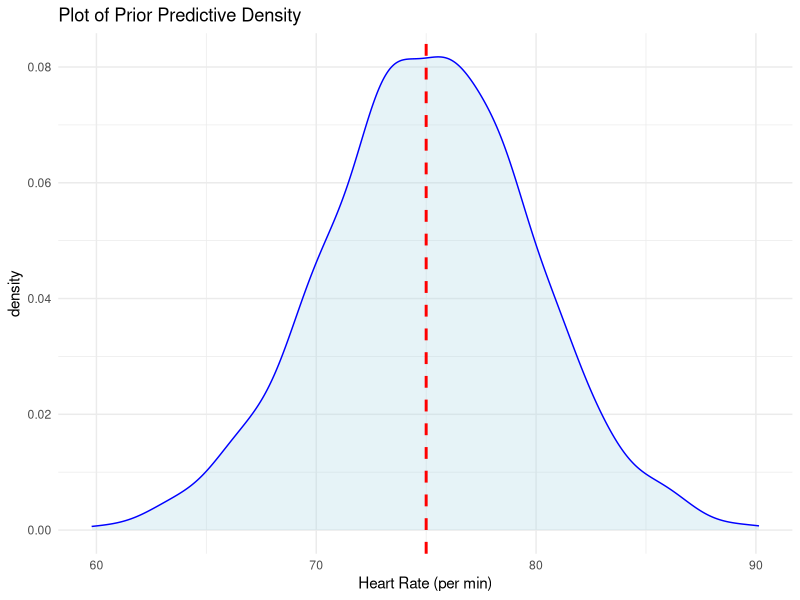
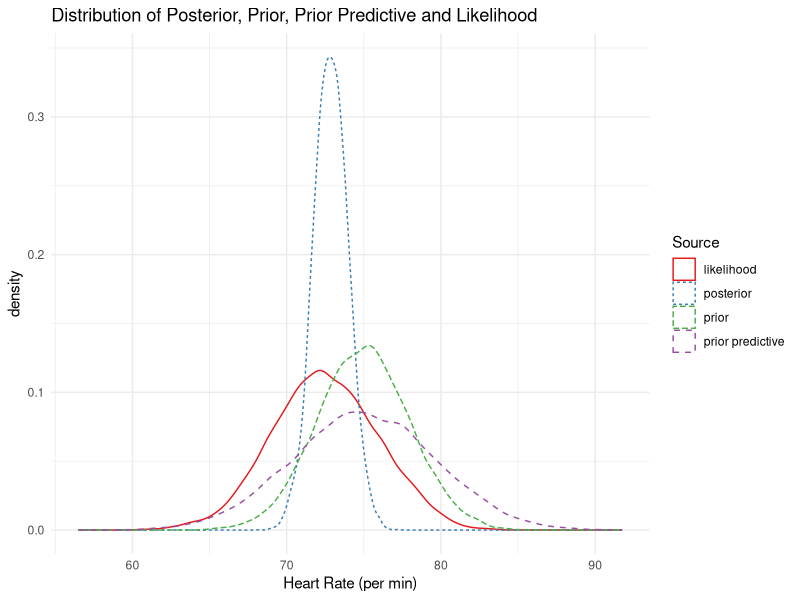
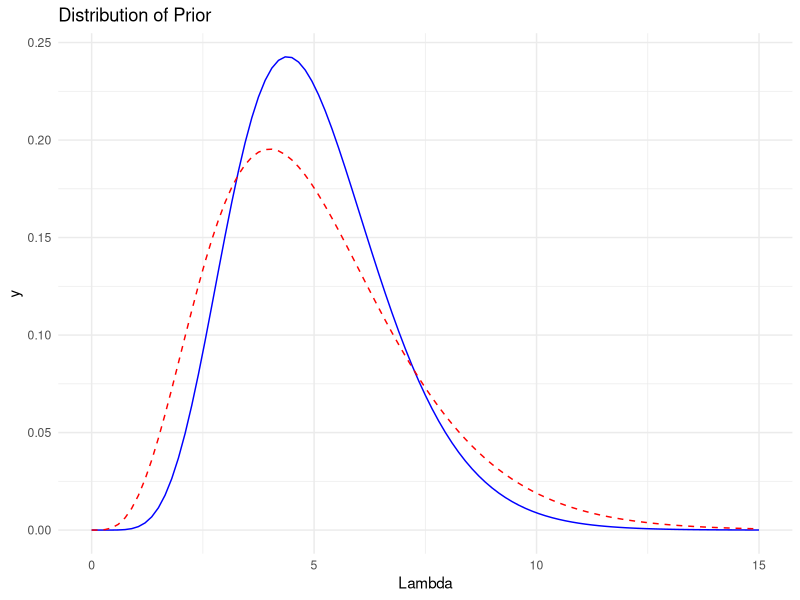
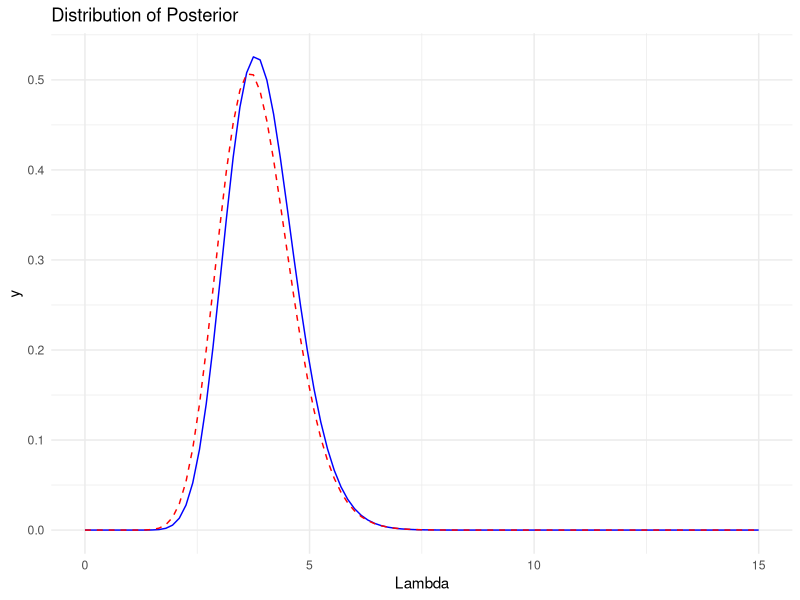
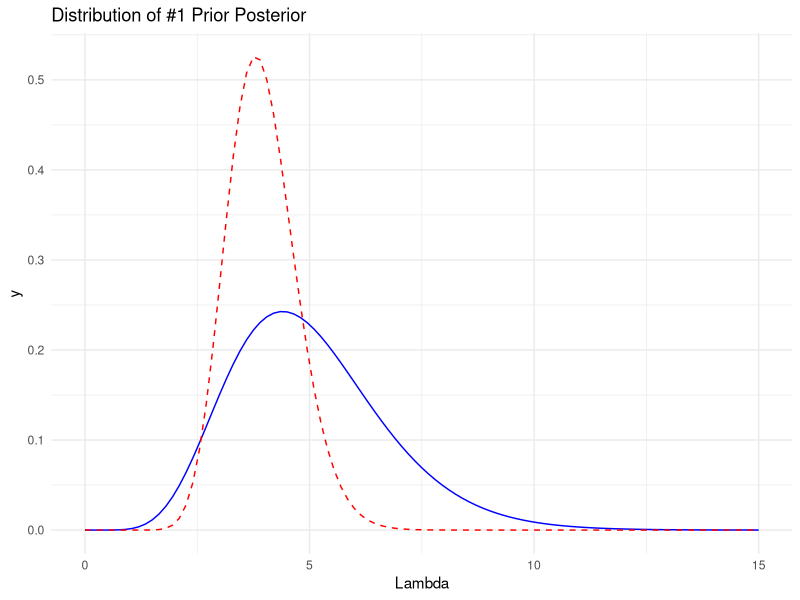
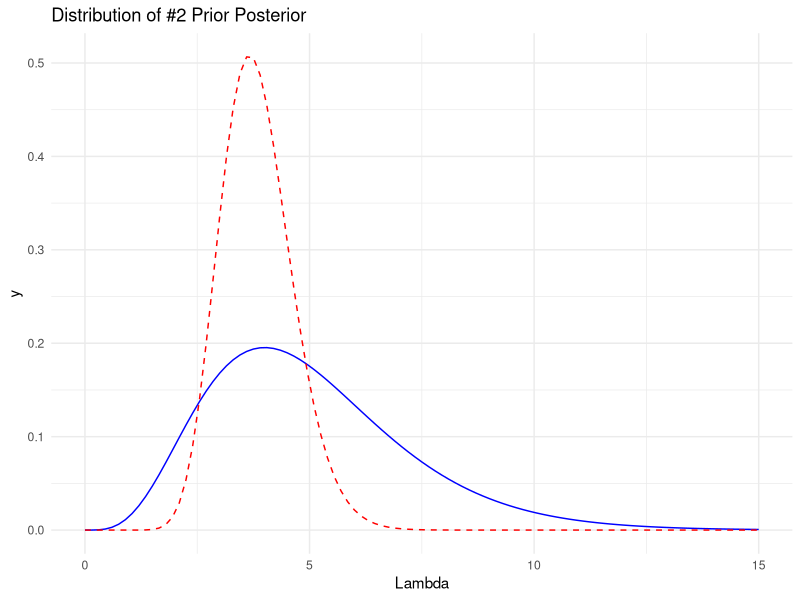

These figures' R source, in order:
## ---- chunk 1
knitr::opts_chunk$set(echo = TRUE)
## ---- chunk 2
mydata <- c(74, 68, 70, 76, 77, 74, 73, 68)
mean <- mean(mydata)
var <- sum((mydata-mean)^2)/(length(mydata)-1)
mean
var
## ---- chunk 3
mean <- mean(mydata)
var <- sum((mydata-mean)^2)/(length(mydata)-1)
sd <- sqrt(var)
n <- length(mydata)
mu0 <- 75
tau <- 3

mu_bar <- (n/(var))/((n/var)+(1/tau^2)) * mean + (1/tau^2)/((n/var)+(1/tau^2)) * mu0
post.var <- ((n/(var))+(1/(tau^2)))^(-1)

mu_bar
post.var
sqrt(post.var)
## ---- chunk 4
library(ggplot2)
set.seed(100)
# dataset:
sample <- data.frame(heart.rate=rnorm(1000, mu0, sqrt(sd^2+tau^2)))
ggplot(sample, aes(x=heart.rate)) + 
  geom_density(colour = "blue", fill = "lightblue", alpha=.3) + 
  geom_vline(aes(xintercept=mu0),
               linetype="dashed", size=1, colour="red") + 
  labs(title="Plot of Prior Predictive Density",
        x ="Heart Rate (per min)") + theme_minimal()


## ---- chunk 5
mean <- mean(mydata) # Likelihood mean 
var <- sum((mydata-mean)^2)/(length(mydata)-1) # Likelihood var
sd <- sqrt(var) # likelihood sd

mu0 <- 75 # Prior mean
tau <- 3 # Prior sd
tau2 <- 9 # Prior var

mu_bar <- (n/(var))/((n/var)+(1/tau^2)) * mean + 
  (1/tau^2)/((n/var)+(1/tau^2)) * mu0 # Posterior mean
post.var <- ((n/(var))+(1/(tau^2)))^(-1) # Posterior variance
post.sd <- sqrt(post.var) # Posterior sd

pp.mean <- mu0  # prior predictive mean
pp.sd <- sqrt(sd^2+tau^2) # prior predictive sd
pp.var <- sd^2+tau^2 # prior predictive var

table <- rbind(c(mu_bar, post.sd, post.var),c( mu0, tau, tau2), 
               c(pp.mean, pp.sd, pp.var), c(mean, sd, var))
rownames(table) <- c("Posterior", "Prior", "Prior Predictive", "Likelihood")
colnames(table) <- c("Mean", "SD", "Variance")

knitr::kable(table)
## ---- chunk 6
library(dplyr)
library(tidyr)
posterior <- as.vector(rnorm(10000, mu_bar, post.sd))
prior <- as.vector(rnorm(10000, mu0, tau))
prior.predictive <- as.vector(rnorm(10000, pp.mean, pp.sd))
likelihood<- as.vector(rnorm(10000, mean, sd))

df.wide <- bind_cols('posterior' = posterior,'prior' = prior,'prior predictive' = prior.predictive,'likelihood'=likelihood)
df.long <- gather(df.wide, key = "Source", value)

ggplot(df.long, aes(x=value, color=Source, linetype = Source)) +
  geom_density(alpha=0.4) +
  labs(title="Distribution of Posterior, Prior, Prior Predictive and Likelihood",
        x ="Heart Rate (per min)") +
  scale_color_brewer(palette = "Set1") + theme_minimal()

## ---- chunk 7
time <- c('Minute 1','Minute 2','Minute 3','Minute 4','Minute 5')
count <- c(5, 3, 1, 7, 2)
table1 <- cbind(time, count)
knitr::kable(table1)
## ---- chunk 8
#1
a1 <- 25/3 
b1 <- 5/3
a1.post <- 79/3
b1.post <- 20/3
#2
a2 <- 5 
b2 <- 1
a2.post <- 23
b2.post <- 6
## ---- chunk 9
# Graph of prior
ggplot(data.frame(x=c(0, 15)), aes(x)) + 
  stat_function(fun=dgamma, args=list(shape=a1, rate = b1), colour = "blue") +
  stat_function(fun=dgamma, args=list(shape=a2, rate = b2), colour = "red", linetype = 2)  +
  labs(title="Distribution of Prior", x ="Lambda") + theme_minimal()

# Graph of posterior
ggplot(data.frame(x=c(0, 15)), aes(x)) + 
  stat_function(fun=dgamma, args=list(shape=a1.post, rate=b1.post), colour = "blue") +
  stat_function(fun=dgamma, args=list(shape=a2.post, rate=b2.post), colour = "red", linetype = 2) +
  labs(title="Distribution of Posterior", x ="Lambda") + theme_minimal()
## ---- chunk 10
ggplot(data.frame(x=c(0, 15)), aes(x)) + 
  stat_function(fun=dgamma, args=list(shape=a1, rate=b1), colour = "blue") +
  stat_function(fun=dgamma, args=list(shape=a1.post, rate=b1.post), colour = "red", linetype = 2)  +
  labs(title="Distribution of #1 Prior Posterior", x ="Lambda") + theme_minimal()

ggplot(data.frame(x=c(0, 15)), aes(x)) + 
  stat_function(fun=dgamma, args=list(shape=a2, rate=b2), colour = "blue") +
  stat_function(fun=dgamma, args=list(shape=a2.post, rate=b2.post), colour = "red", linetype = 2)  +
  labs(title="Distribution of #2 Prior Posterior", x ="Lambda") + theme_minimal()
